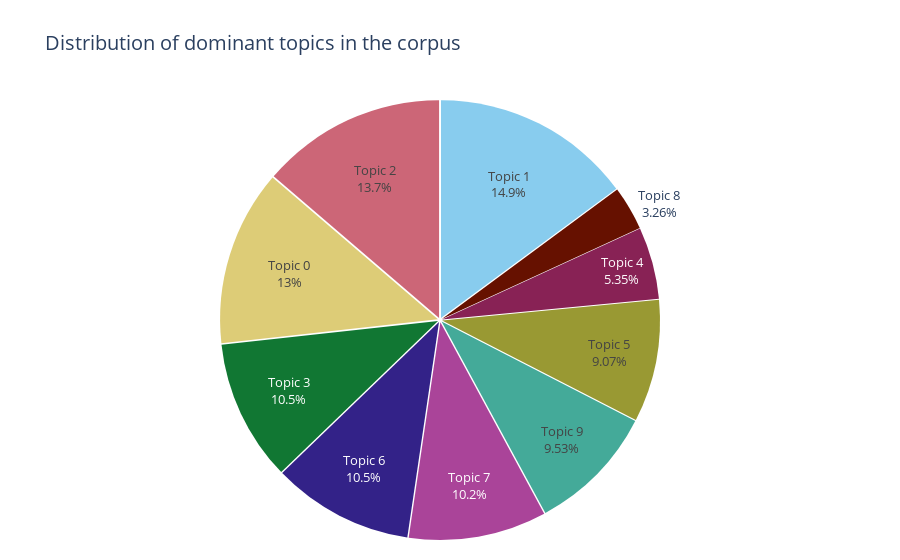

Write notebook code for a chart like this one.
### Code cell
plot_topics_distrib(docs_info)

### Figure 1 — Plotly figure (JSON) as saved in the notebook; plotly's stock layout.template omitted (floating-point values rounded to 4 significant figures)
{"data": [{"domain": {"x": [0, 1], "y": [0, 1]}, "hovertemplate": "Topic=%{label}<br>Count=%{value}<extra></extra>", "labels": ["Topic 0", "Topic 1", "Topic 2", "Topic 3", "Topic 4", "Topic 5", "Topic 6", "Topic 7", "Topic 8", "Topic 9"], "legendgroup": "", "name": "", "pull": [0.01, 0.01, 0.01, 0.01, 0.01, 0.01, 0.01, 0.01, 0.01, 0.01], "showlegend": true, "textfont": {"size": 13}, "textinfo": "label+percent", "type": "pie", "values": [56, 64, 59, 45, 23, 39, 45, 44, 14, 41]}], "layout": {"legend": {"tracegroupgap": 0}, "margin": {"b": 20}, "piecolorway": ["rgb(136, 204, 238)", "rgb(204, 102, 119)", "rgb(221, 204, 119)", "rgb(17, 119, 51)", "rgb(51, 34, 136)", "rgb(170, 68, 153)", "rgb(68, 170, 153)", "rgb(153, 153, 51)", "rgb(136, 34, 85)", "rgb(102, 17, 0)", "rgb(136, 136, 136)"], "showlegend": false, "title": {"font": {"size": 20}, "text": "Distribution of dominant topics in the corpus"}}}
